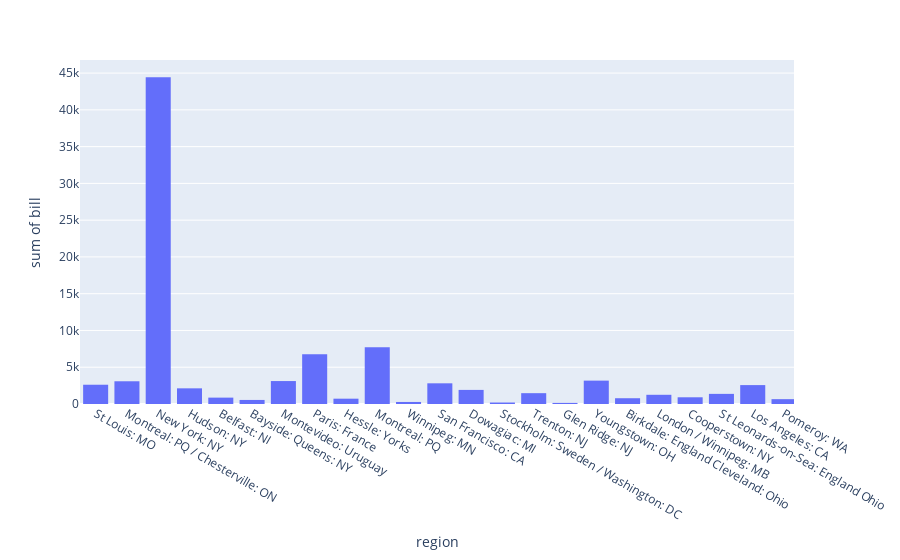

Notebook code cell kept with this figure:
### Code cell


### Figure 1 — Plotly figure (JSON) as saved in the notebook; plotly's stock layout.template omitted (floating-point values rounded to 4 significant figures; data arrays with more than 128 entries replaced by an {"elided": "..."} marker saying what was removed)
{"data": [{"alignmentgroup": "True", "bingroup": "x", "histfunc": "sum", "hovertemplate": "region=%{x}<br>sum of bill=%{y}<extra></extra>", "legendgroup": "", "marker": {"color": "#636efa", "pattern": {"shape": ""}}, "name": "", "offsetgroup": "", "orientation": "v", "showlegend": false, "type": "histogram", "x": {"elided": "742 str values"}, "xaxis": "x", "y": {"elided": "742 int values"}, "yaxis": "y"}], "layout": {"autosize": true, "barmode": "relative", "dragmode": "zoom", "legend": {"tracegroupgap": 0}, "margin": {"t": 60}, "xaxis": {"anchor": "y", "autorange": false, "domain": [0, 1], "range": [-0.5, 22.32], "title": {"text": "region"}, "type": "category"}, "yaxis": {"anchor": "x", "autorange": true, "domain": [0, 1], "range": [0, 46780], "title": {"text": "sum of bill"}, "type": "linear"}}}
